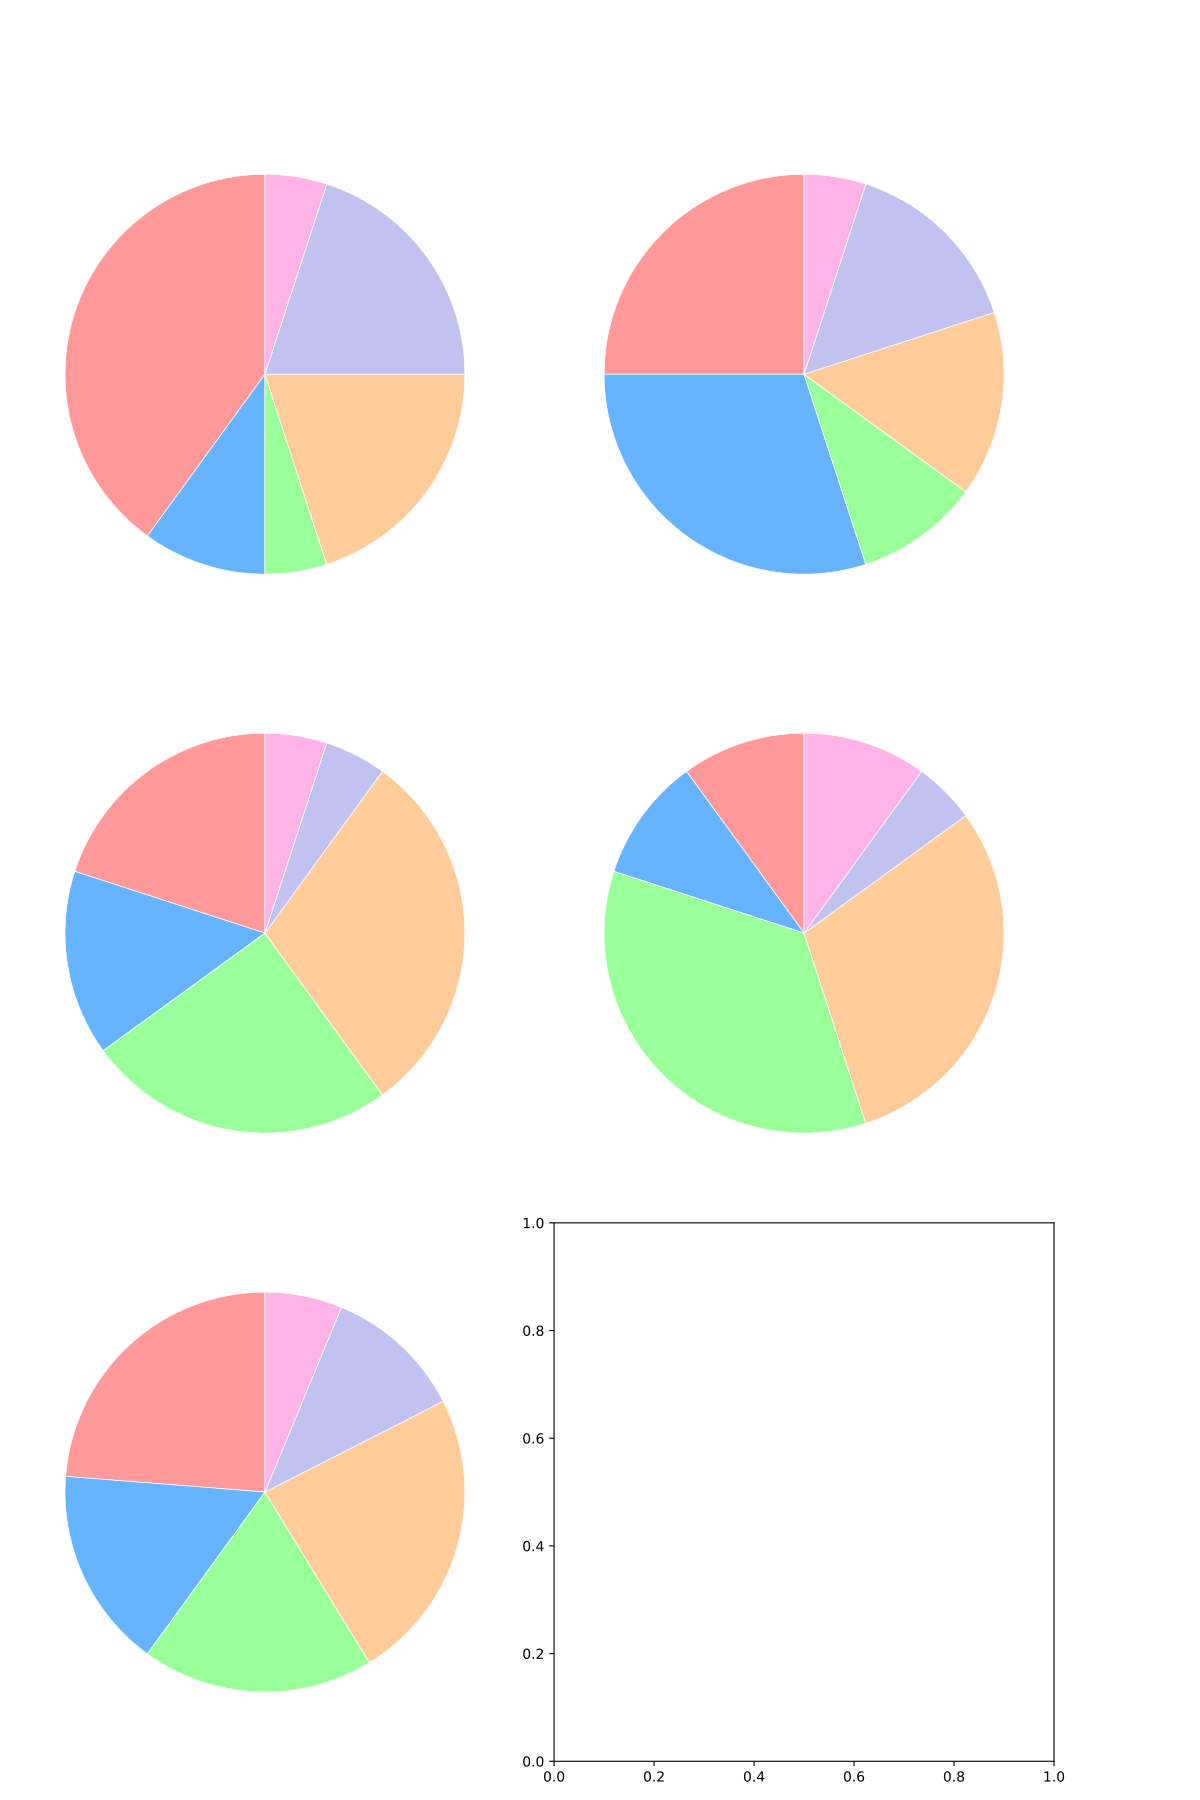

The script that drew this image:
import matplotlib.pyplot as plt
import numpy as np

age_groups = ['Kids (5-12)', 'Teens (13-19)', 'Adults (20-40)', 'Seniors (40+)']
genres = ['Fantasy', 'Science Fiction', 'Mystery', 'Non-fiction', 'Romance', 'Horror']

data = {
    'Kids (5-12)': [40, 10, 5, 20, 20, 5],
    'Teens (13-19)': [25, 30, 10, 15, 15, 5],
    'Adults (20-40)': [20, 15, 25, 30, 5, 5],
    'Seniors (40+)': [10, 10, 35, 30, 5, 10]
}

colors = ['#ff9999', '#66b3ff', '#99ff99', '#ffcc99', '#c2c2f0', '#ffb3e6']

total_per_genre = np.array([sum(data[group][i] for group in age_groups) for i in range(len(genres))])

fig, axs = plt.subplots(3, 2, figsize=(12, 18))

for i, (_, group_data) in enumerate(data.items()):
    ax = axs[i // 2, i % 2]
    ax.pie(
        group_data,
        colors=colors,
        startangle=90,
        pctdistance=0.85,
        wedgeprops=dict(edgecolor='w', linewidth=0.5),
    )
    
    centre_circle = plt.Circle((0, 0), 0.70, fc='white')
    fig.gca().add_artist(centre_circle)
    
    ax.set(aspect="equal")

ax = axs[2, 0]
ax.pie(
    total_per_genre,
    colors=colors,
    startangle=90,
    pctdistance=0.85,
    wedgeprops=dict(edgecolor='w', linewidth=0.5),
)

centre_circle = plt.Circle((0, 0), 0.70, fc='white')
fig.gca().add_artist(centre_circle)

ax.set(aspect="equal")

plt.tight_layout(rect=[0, 0, 0.9, 0.95])

plt.show()
